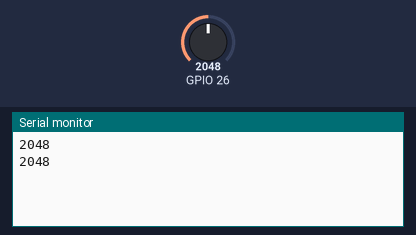
Simulated run of this sketch. Board: ESP32. Shown: the last lines printed to the serial monitor. Inputs (shaded band) come from the test bench; at power-on: GPIO 26 = 2048. WiFi joins after 1.5 s; servers stay silent unless stated.

Above: at 6.3 s.
6.4 s: GPIO 26 set to 2866
At 12.3 s:
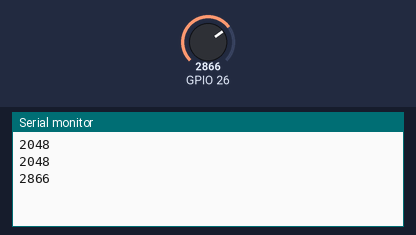
12.5 s: GPIO 26 set to 3603
At 17.7 s:
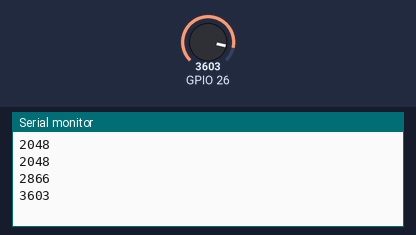
Timing chart, 0 to 19.2 s (numbered marks = the images above; inputs shaded):
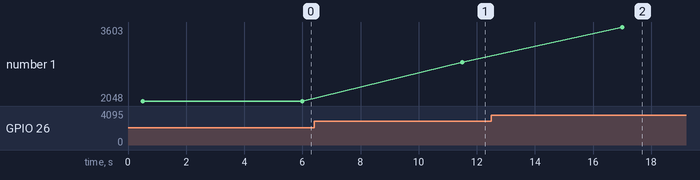

The sketch:

Exercise15_ThingSpeak.ino
```cpp
// Load Wi-Fi library
#include <WiFi.h>
#include <ThingSpeak.h>

// Replace with your network credentials
const char* ssid = "Noller";
const char* pass = "sweetmango405";
WiFiClient server;

unsigned long channelID = 1629443;
const char * APIKey = "4ZJW37LGYPAFED69";
const char* serverName = "api.thingspeak.com";
const int postDelay = 5 * 1000;

int sensorValue;
int X = 1;
float dataNum;
long rssi = WiFi.RSSI();

void setup() {
  // put your setup code here, to run once:
  Serial.begin(115200);
  WiFi.begin(ssid, pass);
  pinMode(26, INPUT);
}

void loop() {
  // put your main code here, to run repeatedly:
  dataNum = 42.0;
  sensorValue = analogRead(26);
  ThingSpeak.begin(server);
  server.connect(serverName, 80);
  ThingSpeak.setField(X, sensorValue);

  ThingSpeak.writeFields(channelID, APIKey); //post everything to TS
  server.stop();


  Serial.println(sensorValue);
  delay(postDelay);
}
```

Measured:
- after the input at 6.4 s, the serial monitor: prints a new line after 5.1 s (image 1)
- after the input at 12.5 s, the serial monitor: prints a new line after 4.5 s (image 2)
- plotted number 1: 2048 → 2866 after the input at 6.4 s, 2866 → 3603 after the input at 12.5 s
